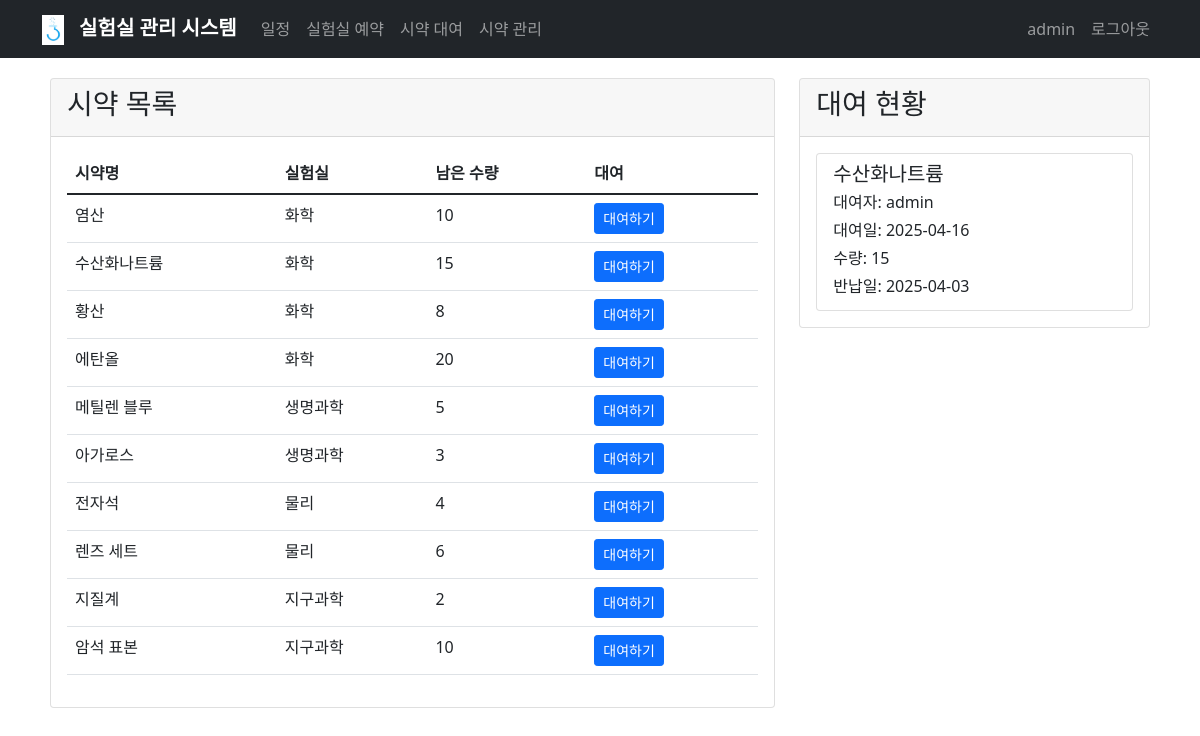
The page /reagent_loan (signed in) on the database as committed earlier.
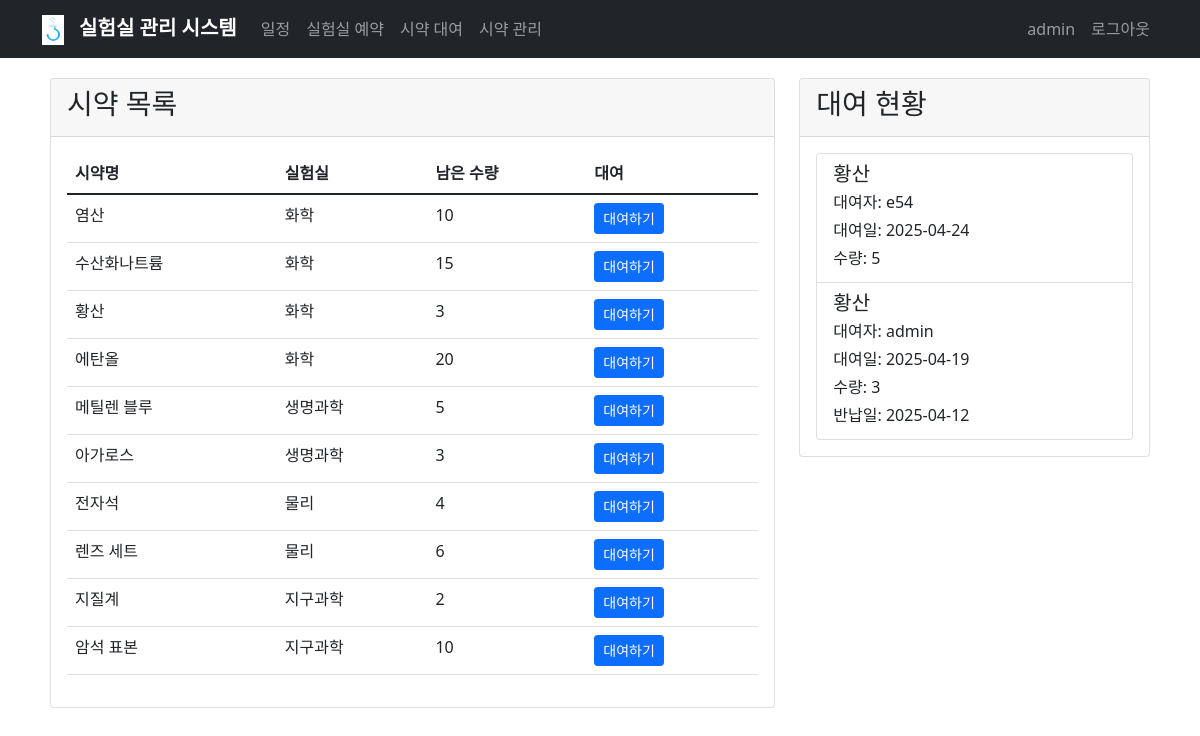
The same page on the database as committed later.
### app.py (models this page shows)
class Reagent(db.Model):
    id = db.Column(db.Integer, primary_key=True)
    name = db.Column(db.String(100), nullable=False)
    lab_type = db.Column(db.String(20), nullable=False)
    quantity = db.Column(db.Integer, default=0)
    loans = db.relationship('ReagentLoan', backref='reagent', lazy=True)

class ReagentLoan(db.Model):
    id = db.Column(db.Integer, primary_key=True)
    reagent_id = db.Column(db.Integer, db.ForeignKey('reagent.id'), nullable=False)
    user_id = db.Column(db.Integer, db.ForeignKey('user.id'), nullable=False)
    loan_date = db.Column(db.Date, nullable=False)
    return_date = db.Column(db.Date)
    quantity = db.Column(db.Integer, nullable=False)

class User(UserMixin, db.Model):
    id = db.Column(db.Integer, primary_key=True)
    username = db.Column(db.String(80), unique=True, nullable=False)
    password_hash = db.Column(db.String(120), nullable=False)
    is_admin = db.Column(db.Boolean, default=False)
    schedules = db.relationship('Schedule', backref='user', lazy=True)
    reservations = db.relationship('LabReservation', backref='user', lazy=True)
    reagent_loans = db.relationship('ReagentLoan', backref='user', lazy=True)

### app.py (the view, shortened to what this page needs)
@app.route('/reagent_loan', methods=['GET', 'POST'])
@login_required
def reagent_loan():
    reagents = Reagent.query.all()
    loans = ReagentLoan.query.order_by(ReagentLoan.loan_date.desc()).all()
    return render_template('reagent_loan.html', reagents=reagents, loans=loans)

### app.py (called while the page is built)
@login_manager.user_loader
def load_user(user_id):
    return User.query.get(int(user_id))

### templates/reagent_loan.html (shortened to what this page needs)
{% extends "base.html" %}
{% block content %}
<div class="row">
    <div class="col-md-8">
        <div class="card">
            <div class="card-header">
                <h3>시약 목록</h3>
            </div>
            <div class="card-body">
                <div class="table-responsive">
                    <table class="table">
                        <thead>
                            <tr>
                                <th>시약명</th>
                                <th>실험실</th>
                                <th>남은 수량</th>
                                <th>대여</th>
                            </tr>
                        </thead>
                        <tbody>
                            {% for reagent in reagents %}
                            <tr>
                                <td>{{ reagent.name }}</td>
                                <td>{{ reagent.lab_type }}</td>
                                <td>{{ reagent.quantity }}</td>
                                <td>
                                    <button type="button" class="btn btn-primary btn-sm"
                                            data-bs-toggle="modal"
                                            data-bs-target="#loanModal{{ reagent.id }}">
                                        대여하기
                                    </button>
                                </td>
                            </tr>
                            {% endfor %}
                        </tbody>
                    </table>
                </div>
            </div>
        </div>
    </div>
    <div class="col-md-4">
        <div class="card">
            <div class="card-header">
                <h3>대여 현황</h3>
            </div>
            <div class="card-body">
                <div class="list-group">
                    {% for loan in loans %}
                    <div class="list-group-item">
                        <h5 class="mb-1">{{ loan.reagent.name }}</h5>
                        <p class="mb-1">대여자: {{ loan.user.username }}</p>
                        <p class="mb-1">대여일: {{ loan.loan_date.strftime('%Y-%m-%d') }}</p>
                        <p class="mb-1">수량: {{ loan.quantity }}</p>
                        {% if loan.return_date %}
                        <p class="mb-1">반납일: {{ loan.return_date.strftime('%Y-%m-%d') }}</p>
                        {% else %}
                        {% if loan.user_id == current_user.id %}
                        <form method="POST" action="{{ url_for('return_reagent', loan_id=loan.id) }}">
                            <button type="submit" class="btn btn-warning btn-sm">반납하기</button>
                        </form>
                        {% endif %}
                        {% endif %}
                    </div>
                    {% endfor %}
                </div>
            </div>
        </div>
    </div>
</div>
{% endblock %}

Rows that differ between the two databases and show on the page:
changed Reagent "황산": quantity "8" → "3"
added ReagentLoan: reagent.name "황산", user.username "e54", loan_date "2025-04-24", quantity "5"
changed ReagentLoan "admin": reagent.name "수산화나트륨" → "황산"; loan_date "2025-04-16" → "2025-04-19"; quantity "15" → "3"; return_date "2025-04-03" → "2025-04-12"
